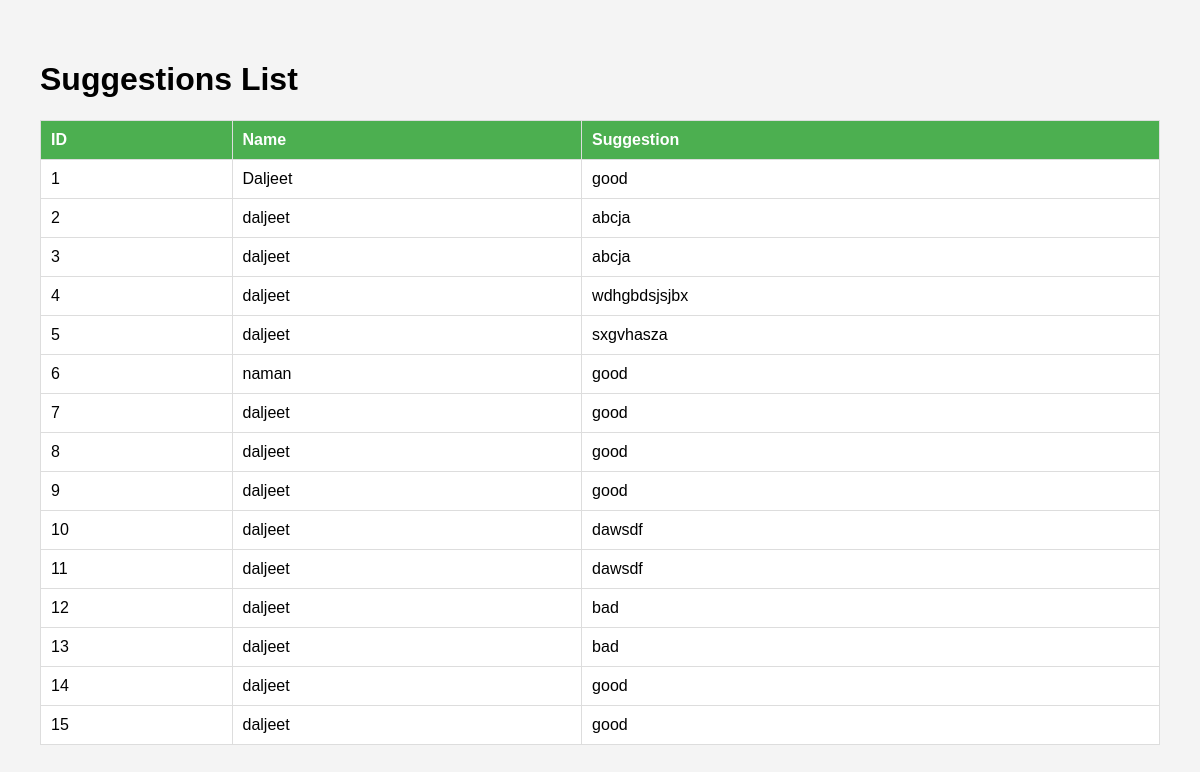
The app's page /results/ with its own data.
### app1/models.py (models this page shows, shortened)
class Suggestion(models.Model):
    name = models.CharField(max_length=100)  # User's name
    email = models.EmailField()  # User's email
    message = models.TextField()  # Suggestion message
    created_at = models.DateTimeField(auto_now_add=True)  # Timestamp

### app1/views.py (the view)
# urls.py: path('results/', Sug_View, name='results'),
def Sug_View(request):
    sug=Suggestion.objects.all()
    return render(request,"results.html",{'suggestion':sug})

### Templates/results.html (shortened to what this page needs)
<!DOCTYPE html>
<html lang="en">
<head>
</head>
<body>
    <h1>Suggestions List</h1>
    <table>
        <tr>
            <th>ID</th>
            <th>Name</th>
            <th>Suggestion</th>
        </tr>
        {% for i in suggestion %}
        <tr>
            <td>{{ i.id }}</td>
            <td>{{ i.name }}</td>
            <td>{{ i.message}}</td>
        </tr>
        {% empty %}
        <tr>
            <td colspan="3" style="text-align: center;">No suggestions found.</td>
        </tr>
        {% endfor %}
    </table>
</body>
</html>

### Templates/results.html (style rules this page uses)
body { font-family: Arial, sans-serif; margin: 20px; padding: 20px; background-color: #f4f4f4; }
table { width: 100%; border-collapse: collapse; background: white; }
th, td { border: 1px solid #ddd; padding: 10px; text-align: left; }
th { background-color: #4CAF50; color: white; }

### records on screen
Suggestion: id "1", name "Daljeet", message "good"
Suggestion: id "2", name "daljeet", message "abcja"
Suggestion: id "3", name "daljeet", message "abcja"
Suggestion: id "4", name "daljeet", message "wdhgbdsjsjbx"
Suggestion: id "5", name "daljeet", message "sxgvhasza"
Suggestion: id "6", name "naman", message "good"
Suggestion: id "7", name "daljeet", message "good"
Suggestion: id "8", name "daljeet", message "good"
Suggestion: id "9", name "daljeet", message "good"
Suggestion: id "10", name "daljeet", message "dawsdf"
Suggestion: id "11", name "daljeet", message "dawsdf"
Suggestion: id "12", name "daljeet", message "bad"
Suggestion: id "13", name "daljeet", message "bad"
Suggestion: id "14", name "daljeet", message "good"
Suggestion: id "15", name "daljeet", message "good"
